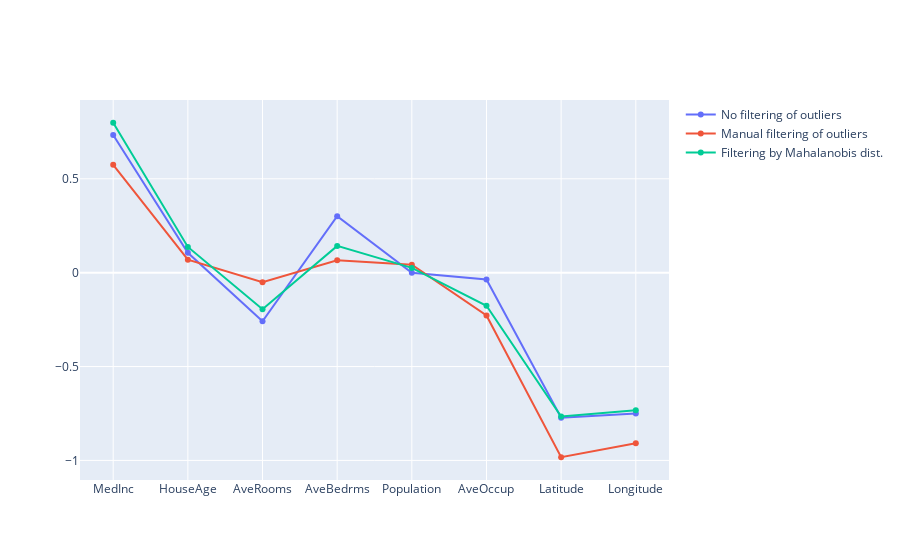

The cell this chart's notebook holds for it:
### Markdown cell above
As seen from the table above, not filtering outliers results in much smaller adjusted $R^2$. If we want to apply filtering, we should opt for filtering based on Mahalanobis distance rather than manual filtering.

### Code cell
coefs = [res[0] for res in  results]

fig=go.Figure()

fig.add_trace(go.Scatter(y=coefs[2][0],x=df_california_housing.columns[:-1],name='No filtering of outliers'))
fig.add_trace(go.Scatter(y=coefs[1][0],x=df_california_housing_manual.columns[:-1],name='Manual filtering of outliers'))
fig.add_trace(go.Scatter(y=coefs[0][0],x=df_california_housing_mahalanobis.columns[:-1],name='Filtering by Mahalanobis dist.'))

### Figure 1 — Plotly figure (JSON) as saved in the notebook; plotly's stock layout.template omitted (floating-point values rounded to 4 significant figures)
{"data": [{"name": "No filtering of outliers", "type": "scatter", "x": ["MedInc", "HouseAge", "AveRooms", "AveBedrms", "Population", "AveOccup", "Latitude", "Longitude"], "y": [0.7337, 0.1055, -0.2588, 0.301, -0.0007642, -0.03603, -0.7723, -0.7505]}, {"name": "Manual filtering of outliers", "type": "scatter", "x": ["MedInc", "HouseAge", "AveRooms", "AveBedrms", "Population", "AveOccup", "Latitude", "Longitude"], "y": [0.5744, 0.06896, -0.05102, 0.06595, 0.04255, -0.2278, -0.9832, -0.9083]}, {"name": "Filtering by Mahalanobis dist.", "type": "scatter", "x": ["MedInc", "HouseAge", "AveRooms", "AveBedrms", "Population", "AveOccup", "Latitude", "Longitude"], "y": [0.7985, 0.1369, -0.1945, 0.1427, 0.02535, -0.1764, -0.7664, -0.7324]}], "layout": {}}
